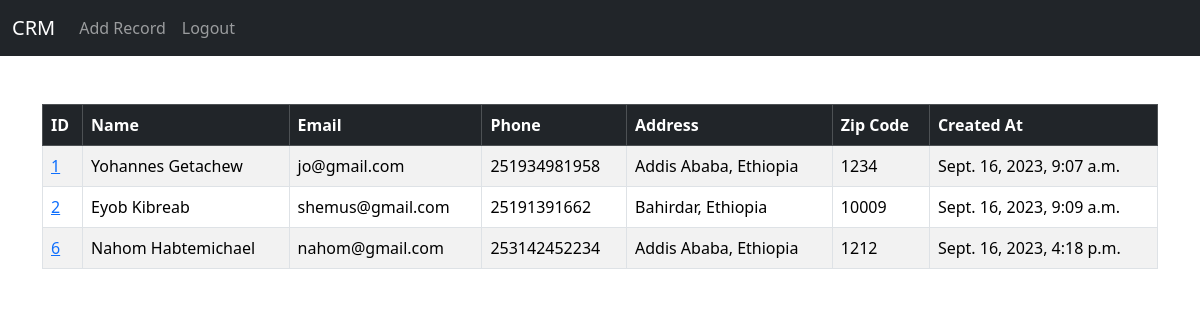
The app's page / (signed in), older data.
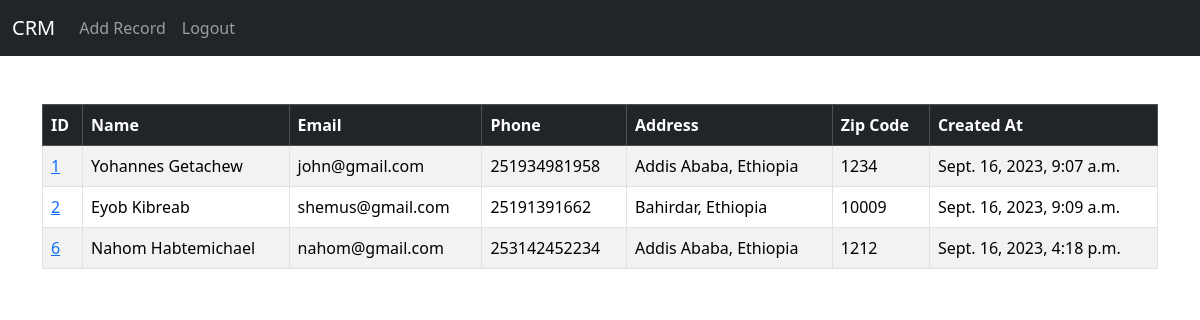
The same page, newer data.
### crmApp/models.py (models this page shows, shortened)
class Record(models.Model):
    created_at = models.DateTimeField(auto_now_add=True)
    first_name = models.CharField(max_length=50)
    last_name = models.CharField(max_length=50)
    email = models.CharField(max_length=70)
    phone = models.CharField(max_length=15)
    address = models.CharField(max_length=40)
    city = models.CharField(max_length=50)
    state = models.CharField(max_length=30)
    zipcode = models.CharField(max_length=20)

### crmApp/views.py (the view)
# urls.py: path('', views.home, name='home'),
def home(request):
    records = Record.objects.all()
    if request.method == 'POST':
        username = request.POST['username']
        password = request.POST['password']
        user = authenticate(request, username=username, password=password)
        if user is not None:
            login(request, user)
            messages.success(request, "You have successfully Login ...")
            return redirect('home')
        else:
            messages.success(request, "There was an error logging in. Please try again...")
            return redirect('home')
    else:
        return render(request, 'home.html', {'records': records})

### crmApp/templates/home.html (shortened to what this page needs)
{% extends 'base.html' %}
{% block content %}
    {% if user.is_authenticated %}
        <br/>
        {% if records %}
                <table class="table table-striped table-hover table-bordered">
                    <thead class="table-dark">
                      <tr>
                        <th scope="col">ID</th>
                        <th scope="col">Name</th>
                        <th scope="col">Email</th>
                        <th scope="col">Phone</th>
                        <th scope="col">Address</th>
                        <th scope="col">Zip Code</th>
                        <th scope="col">Created At</th>
                      </tr>
                    </thead>
                    <tbody>
                        {% for record in records %}
                        <tr>
                            <td><a href="{% url 'record' record.id %}">{{ record.id }}</a></td>
                            <td>{{ record.first_name }} {{ record.last_name }}</td>
                            <td>{{ record.email }}</td>
                            <td>{{ record.phone }}</td>
                            <td>{{ record.address }}</td>
                            <td>{{ record.zipcode }}</td>
                            <td>{{ record.created_at }}</td>
                        </tr>
                        {% endfor %}
                    </tbody>
                  </table>
        {% endif %}
    {% endif %}
{% endblock %}

Row changes from the older to the newer data that the page shows:
changed Record "Yohannes": email "jo@gmail.com" → "john@gmail.com"
